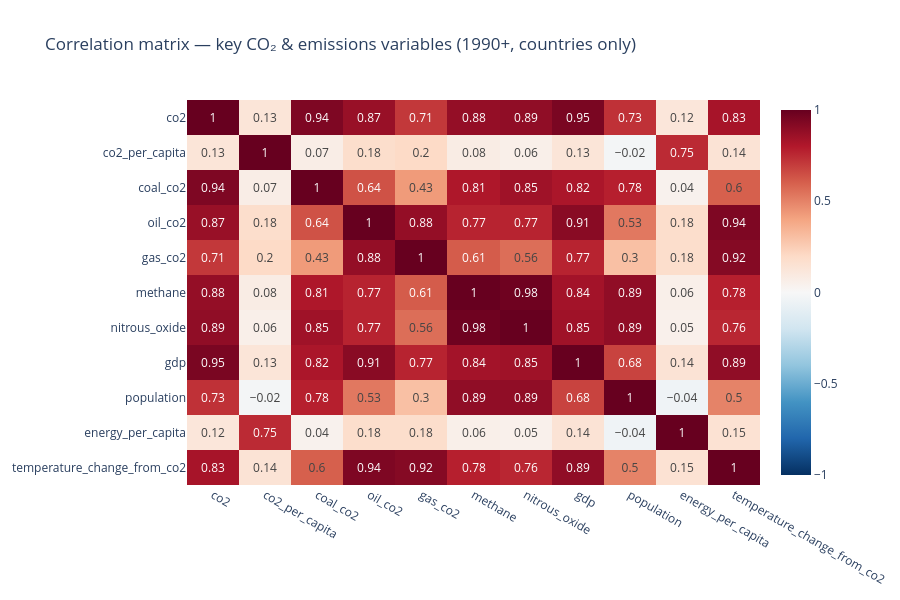

Notebook code for this chart:
### Code cell
section("Correlation matrix — modern era country-level")

corr_cols = ["co2", "co2_per_capita", "coal_co2", "oil_co2", "gas_co2",
             "methane", "nitrous_oxide", "gdp", "population",
             "energy_per_capita", "temperature_change_from_co2"]
corr_cols = [c for c in corr_cols if c in modern.columns]

corr = modern[corr_cols].corr().round(2)
fig = px.imshow(
    corr, text_auto=True, aspect="auto",
    title="Correlation matrix — key CO₂ & emissions variables (1990+, countries only)",
    color_continuous_scale="RdBu_r", zmin=-1, zmax=1
)
fig.update_layout(height=600)
fig.show()

### Figure 1 — Plotly figure (JSON) as saved in the notebook; plotly's stock layout.template omitted (floating-point values rounded to 4 significant figures)
{"data": [{"coloraxis": "coloraxis", "hovertemplate": "x: %{x}<br>y: %{y}<br>color: %{z}<extra></extra>", "name": "0", "texttemplate": "%{z}", "type": "heatmap", "x": ["co2", "co2_per_capita", "coal_co2", "oil_co2", "gas_co2", "methane", "nitrous_oxide", "gdp", "population", "energy_per_capita", "temperature_change_from_co2"], "xaxis": "x", "y": ["co2", "co2_per_capita", "coal_co2", "oil_co2", "gas_co2", "methane", "nitrous_oxide", "gdp", "population", "energy_per_capita", "temperature_change_from_co2"], "yaxis": "y", "z": [[1.0, 0.13, 0.94, 0.87, 0.71, 0.88, 0.89, 0.95, 0.73, 0.12, 0.83], [0.13, 1.0, 0.07, 0.18, 0.2, 0.08, 0.06, 0.13, -0.02, 0.75, 0.14], [0.94, 0.07, 1.0, 0.64, 0.43, 0.81, 0.85, 0.82, 0.78, 0.04, 0.6], [0.87, 0.18, 0.64, 1.0, 0.88, 0.77, 0.77, 0.91, 0.53, 0.18, 0.94], [0.71, 0.2, 0.43, 0.88, 1.0, 0.61, 0.56, 0.77, 0.3, 0.18, 0.92], [0.88, 0.08, 0.81, 0.77, 0.61, 1.0, 0.98, 0.84, 0.89, 0.06, 0.78], [0.89, 0.06, 0.85, 0.77, 0.56, 0.98, 1.0, 0.85, 0.89, 0.05, 0.76], [0.95, 0.13, 0.82, 0.91, 0.77, 0.84, 0.85, 1.0, 0.68, 0.14, 0.89], [0.73, -0.02, 0.78, 0.53, 0.3, 0.89, 0.89, 0.68, 1.0, -0.04, 0.5], [0.12, 0.75, 0.04, 0.18, 0.18, 0.06, 0.05, 0.14, -0.04, 1.0, 0.15], [0.83, 0.14, 0.6, 0.94, 0.92, 0.78, 0.76, 0.89, 0.5, 0.15, 1.0]]}], "layout": {"coloraxis": {"cmax": 1, "cmin": -1, "colorscale": [[0, "rgb(5,48,97)"], [0.1, "rgb(33,102,172)"], [0.2, "rgb(67,147,195)"], [0.3, "rgb(146,197,222)"], [0.4, "rgb(209,229,240)"], [0.5, "rgb(247,247,247)"], [0.6, "rgb(253,219,199)"], [0.7, "rgb(244,165,130)"], [0.8, "rgb(214,96,77)"], [0.9, "rgb(178,24,43)"], [1, "rgb(103,0,31)"]]}, "height": 600, "title": {"text": "Correlation matrix — key CO₂ & emissions variables (1990+, countries only)"}, "xaxis": {"anchor": "y", "domain": [0, 1]}, "yaxis": {"anchor": "x", "autorange": "reversed", "domain": [0, 1]}}}
